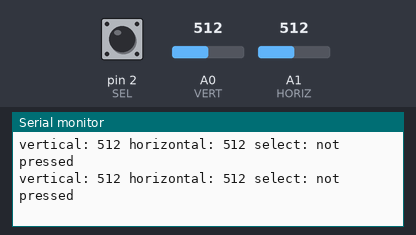
The sketch below on a simulated Arduino Uno, built with avr-gcc and run on an emulated ATmega328P. Shown: the last lines printed to the serial monitor. The test bench sets the inputs (shaded band); at power-on: pin 2 (SEL) HIGH, A0 (VERT) = 512, A1 (HORIZ) = 512.

Above: at 1.3 s.
1.4 s: pin 2 (SEL) pulled LOW for 0.6 s
At 1.9 s:
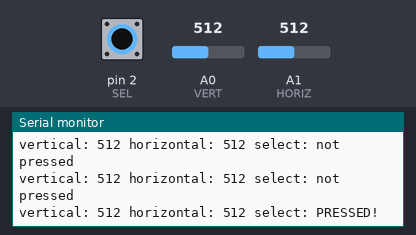
3.5 s: A0 (VERT) set to 716
At 3.9 s:
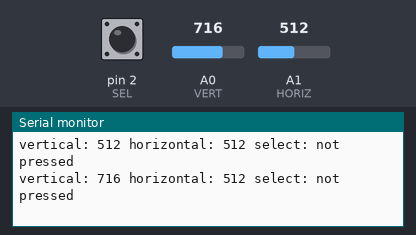
5.0 s: A1 (HORIZ) set to 716
At 5.4 s:
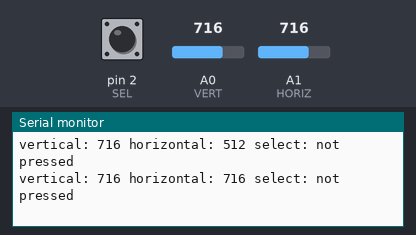
6.5 s: pin 2 (SEL) pulled LOW for 1 s
At 6.9 s:
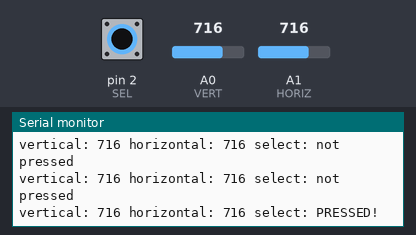
9.0 s: A0 (VERT) set to 900
At 9.3 s:
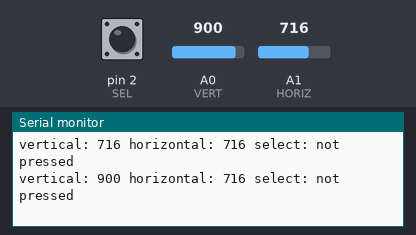
10.5 s: A1 (HORIZ) set to 900
At 10.9 s:
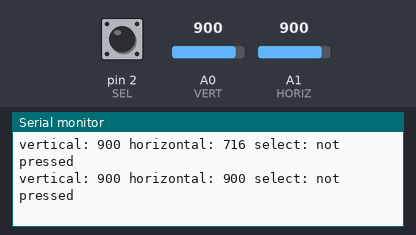
Timing chart, 0 to 13.0 s (numbered marks = the images above; inputs shaded):
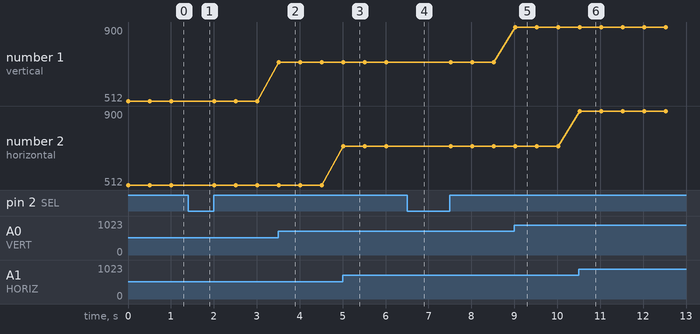

The sketch:

Thumb_Stick.ino
```cpp
// The joystick outputs two analog voltages (VERT and HORIZ), and one digital signal (SEL) for the pushbutton.

// Connections to joystick (change if you use different pins):

const int VERT = 0; // analog
const int HORIZ = 1; // analog
const int SEL = 2; // digital

// Also connect the joystick VCC to Arduino 5V, and joystick GND to Arduino GND.

// This sketch outputs serial data at 9600 baud (open Serial Monitor to view).

void setup()
{
  // make the SEL line an input
  pinMode(SEL,INPUT);
  // turn on the pull-up resistor for the SEL line (see http://arduino.cc/en/Tutorial/DigitalPins)
  digitalWrite(SEL,HIGH);

  // set up serial port for output
  Serial.begin(9600);
}

void loop()
{
  int vertical, horizontal, select;

  // read all values from the joystick

  vertical = analogRead(VERT); // will be 0-1023
  horizontal = analogRead(HORIZ); // will be 0-1023
  select = digitalRead(SEL); // will be HIGH (1) if not pressed, and LOW (0) if pressed

  // print out the values

  Serial.print("vertical: ");
  Serial.print(vertical,DEC);
  Serial.print(" horizontal: ");
  Serial.print(horizontal,DEC);
  Serial.print(" select: ");
  if(select == HIGH)
    Serial.println("not pressed");
  else
    Serial.println("PRESSED!");
    delay(500);
}
```

Measured:
- after the input at 1.4 s, the serial monitor: prints a new line after 0.10 s (image 1)
- after the input at 3.5 s, the serial monitor: prints a new line at once (image 2)
- after the input at 5.0 s, the serial monitor: prints a new line at once (image 3)
- after the input at 6.5 s, the serial monitor: prints a new line at once (image 4)
- after the input at 9.0 s, the serial monitor: prints a new line at once (image 5)
- after the input at 10.5 s, the serial monitor: prints a new line at once (image 6)
- plotted number 1: 512 → 716 after the input at 3.5 s, 716 → 900 after the input at 9.0 s
